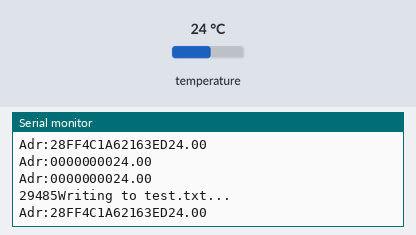
Bench run of a sketch on a simulated Arduino Uno, built with avr-gcc and run on an emulated ATmega328P. Shown: the last lines printed to the serial monitor. The test bench sets the inputs (shaded band); at power-on: temperature 24 °C. The local clock reads 2024-03-15 10:24:30 at power-on unless the sketch sets it; storage starts empty; the modem accepts every AT command (registered, SIM ready, sends succeed) and sends nothing else.

Above: at 3.2 s.
3.3 s: temperature set to 10.5 °C
At 3.87 s:
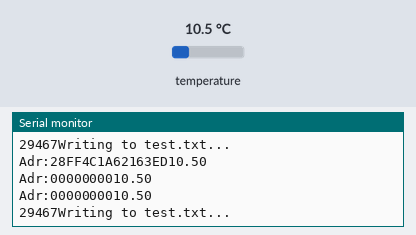
6.3 s: temperature set to 9.2 °C
At 6.39 s:
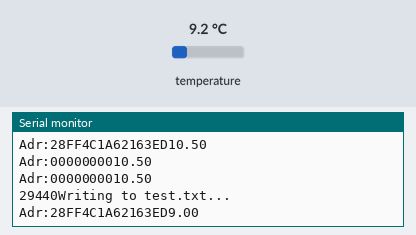
Timing chart, 0 to 9.3 s (numbered marks = the images above; inputs shaded):
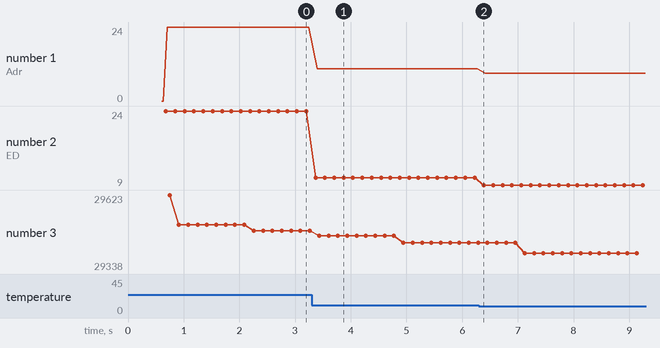

Measured:
- the behaviour switches between 10 and 9.9 °C on temperature (found by bisection; images 1 and 2)
- after the input at 3.3 s, the serial monitor: prints a new line after 0.07 s (image 1)
- after the input at 6.3 s, the serial monitor: prints a new line after 0.09 s (image 2)
- plotted number 1: 24 → 10.5 after the input at 3.3 s, 10.5 → 9 after the input at 6.3 s
- plotted number 2: 24 → 10.5 after the input at 3.3 s, 10.5 → 9 after the input at 6.3 s

The sketch:

ARAPIS_temperatures_email.ino
```cpp
//#define _STORE "GNR"
//#define _STORE "PNX"
//#define _STORE "OVR"
//#define _STORE "TEI"
//#define _STORE "ZKN"
//#define _STORE "BRX"
#define _STORE "LAB"

//#define _SMTP_HELO "HELO KRONOS" //needs to be tested
#define _SMTP_HELO "HELO smtp.hol.gr\n"
#define _SMTP_FROM "MAIL FROM: <seremetis@hol.gr>\n"

#define _DEBUGMODE 1 //set to 1 for debug mode, it prints more stuff to the serial and increases sketch size
#define _SETMODE 1 //use this to set alarm thresholds
//#define _ENABLE_GSM 1 //set to 0 if you don't have a GSM shield
//#define _ENABLE_EMAIL 1  //set to 0 if you do not want to send email alerts

//#include <avr/pgmspace.h>  //we could use progmem to handle the strings without killing our RAM
#include <SPI.h>
#include <Ethernet.h>
#include <OneWire.h>
#include <DallasTemperature.h>
#include <Wire.h>
#include <SoftwareSerial.h>
SoftwareSerial cell(2,3); //create a software serial port for the GSM module
#include "RTClib.h"
RTC_DS1307 RTC;

#include <SdFat.h>
SdFat sd;
SdFile myFile;

const int chipSelect = 4; //sd chipselect pin

byte lastMinute = 0;
byte alarmFlag;
unsigned long notificationTime = 0;
const unsigned long timeBeetweenNotifications = 3600000; //do not send another notification in the same hour
const char* emailRecipients[] = {
  "<bill@seremetis.net>", "<bserem@gmail.com>", "<tserem@gmail.com>", "<malatar@hol.gr>" };
const  char* mobileRecipients[] = { "6997047042", "6993730101" };
const byte peopleToNotify = 1; //how many from the above list to notify, by order of precedence
String textmessage = String();
String datastring = String();
String convertionChar = String(4);
int recordId = 0;

//network configuration
byte mac[] = {
  0x90, 0xA2, 0xDA, 0x0D, 0x69, 0xB3 }; //physical mac address
byte ip[] = {
  10, 10, 15, 71 }; // ip in lan
byte subnet[] = {
  255, 255, 255, 0 };
byte gateway[] = {
  10, 10, 15, 1 };
byte mydns[] = {
//  8, 8, 8, 8 }; //google dns
  208, 67, 222, 222 }; //opendns
byte smtp[] = {
  //  192, 168, 1, 11 }; //kronos
  194, 30, 193, 52 };  //smtp.hol.gr

EthernetClient client;

// Data wire is plugged into port # on the Arduino
#define ONE_WIRE_BUS 7
#define TEMPERATURE_PRECISION 9

// Setup a oneWire instance to communicate with any OneWire devices (not just Maxim/Dallas temperature ICs)
OneWire oneWire(ONE_WIRE_BUS);

// Pass our oneWire reference to Dallas Temperature.
DallasTemperature sensors(&oneWire);

// arrays to hold device addresses
const byte NUMBER_OF_SENSORS = 3;
DeviceAddress thermos[NUMBER_OF_SENSORS];

/* MY DEVICES
once development has completed devices should be declared instead of searched at boot
0x28, 0x1C, 0xF6, 0x14, 0x04, 0x00, 0x00, 0xAA
0x28, 0x3C, 0xE7, 0x14, 0x04, 0x00, 0x00, 0xAD
*/


void setup() {
  //Start Services (libraries that is)
  Ethernet.begin(mac, ip, mydns, gateway, subnet);
  Serial.begin(9600);
  Wire.begin();
  RTC.begin();

  //Initialize GSM Module
  cell.begin(9600);
//  delay(35000); //insert 35sec delay for the SIM card to connect to the network
  cell.print(F("AT+SBAND=4\r\n")); //Set GSM to Cosmote/Wind. Look here: http://roamtheworldcellphones.com/gsmgreece
  delay(500);
  //GSM should be fine by now

  if (! RTC.isrunning()) {
    Serial.print(F("RTC is NOT running!\n"));
    // following line sets the RTC to the date & time this sketch was compiled
    RTC.adjust(DateTime(__DATE__, __TIME__));
  }

  // Start up the DallasTemperature library
  sensors.begin();

#if _DEBUGMODE
  // so I can keep track of what is loaded
//  Serial.print("email with hol of temp sensors\nlocal ip: ");
  Serial.print(Ethernet.localIP());

  // locate devices on the bus
  Serial.print(F("\r\nFound "));
//  Serial.print("Found ");
  Serial.print(sensors.getDeviceCount(), DEC);
  Serial.print(F(" devices.\nParasite: "));
  // report parasite power requirements
//  Serial.print("Parasite: ");
  if (sensors.isParasitePowerMode()) Serial.print(F("ON\r\n"));
  else Serial.print(F("OFF\r\n"));
#endif

  // assign address manually.  the addresses below will beed to be changed
  // to valid device addresses on your bus.  device address can be retrieved
  // by using either oneWire.search(deviceAddress) or individually via
  // sensors.getAddress(deviceAddress, index)
  //t1 = { 0x28, 0x1D, 0x39, 0x31, 0x2, 0x0, 0x0, 0xF0 };
  //t2   = { 0x28, 0x3F, 0x1C, 0x31, 0x2, 0x0, 0x0, 0x2 };

  // search for devices on the bus and assign based on an index.  ideally,
  // you would do this to initially discover addresses on the bus and then
  // use those addresses and manually assign them (see above) once you know
  // the devices on your bus (and assuming they don't change).
  //
  // method 1: by index
  //  if (!sensors.getAddress(t1, 0)) Serial.println("Unable to find address for Device 0");
  //  if (!sensors.getAddress(t2, 1)) Serial.println("Unable to find address for Device 1");

  // method 2: search()
  // search() looks for the next device. Returns 1 if a new address has been
  // returned. A zero might mean that the bus is shorted, there are no devices,
  // or you have already retrieved all of them.  It might be a good idea to
  // check the CRC to make sure you didn't get garbage.  The order is
  // deterministic. You will always get the same devices in the same order
  //
  // Must be called before search()
  oneWire.reset_search();
  for (int i = 0; i < NUMBER_OF_SENSORS; i++) {
    // assigns the first address found to t1
    if (!oneWire.search(thermos[i])) {
      Serial.print(F("err")); //found an error
      Serial.print(i);
    }
    Serial.print(F("\nAdr:"));
    printAddress(thermos[i]);

    // set the resolution to 9 bit
    sensors.setResolution(thermos[i], TEMPERATURE_PRECISION);

    Serial.print(F("\nRes:"));
    Serial.print(sensors.getResolution(thermos[i]), DEC);
  }

#if _SETMODE
  sensors.setLowAlarmTemp(thermos[0], 25);
  sensors.setHighAlarmTemp(thermos[0], 31);
  sensors.setLowAlarmTemp(thermos[1], 25);
  sensors.setHighAlarmTemp(thermos[1], 31);
  sensors.setLowAlarmTemp(thermos[2], 25);
  sensors.setHighAlarmTemp(thermos[2], 31);
#endif

//SendSMS(0); //just for testing

}

// function to print a device address
void printAddress(DeviceAddress deviceAddress)
{
  for (uint8_t i = 0; i < 8; i++)
  {
    // zero pad the address if necessary
//    if (deviceAddress[i] < 16) Serial.print("0");
    Serial.print(deviceAddress[i], HEX);
  }
}

/*
 // function to print the temperature for a device
 void printTemperature(DeviceAddress deviceAddress)
 {
 float tempC = sensors.getTempC(deviceAddress);
 Serial.print("Temp C: ");
 Serial.print(tempC);
 }

 // function to print a device's resolution
 void printResolution(DeviceAddress deviceAddress)
 {
 Serial.print("Resolution: ");
 Serial.print(sensors.getResolution(deviceAddress));
 Serial.println();
 }

 // main function to print information about a device
 void printData(DeviceAddress deviceAddress)
 {
 Serial.print("Device Address: ");
 printAddress(deviceAddress);
 Serial.print(" ");
 printTemperature(deviceAddress);
 Serial.println();
 }
 */

float myGetTemperature(DeviceAddress deviceAddress)
{
  return sensors.getTempC(deviceAddress);
}

// main function to print information about a device
void printData(DeviceAddress deviceAddress)
{
  Serial.print("\nAdr:");
  printAddress(deviceAddress);
   Serial.print(myGetTemperature(deviceAddress));
/*   int temp1 = myGetTemperature(deviceAddress);
   datastring = String(temp1);
   Serial.print(temp1);
*/
}

void checkAlarm(DeviceAddress deviceAddress)
{
  if (sensors.hasAlarm(deviceAddress))
  {
    Serial.print(F("\nALARM: "));
    printData(deviceAddress);
    alarmFlag = 1;
  }
}

void printDigits(int digits){
  // utility function for digital clock display: prints preceding colon and leading 0
  Serial.print(":");
  if(digits < 10)
    Serial.print('0');
  Serial.print(digits);
}

#if _DEBUGMODE
void printWiznetBuffer() {
  char c = client.read();
  for (int i=0; i<1000; i++){
    c = client.read();
    Serial.print(c);
  }
}

int freeRam () {
  extern int __heap_start, *__brkval;
  int v;
  return (int) &v - (__brkval == 0 ? (int) &__heap_start : (int) __brkval);
}

void dummyMail(int recipientId) {
  Serial.print(emailRecipients[recipientId]);
  Serial.print("\r\n");
  notificationTime = millis();
}
#endif

void SendEmail(int recipientId) {
  boolean connectionSuccessfull = false;
  boolean mailSent = false;
  while (!mailSent) {
    if (client.connect(smtp, 25)) {
      Serial.print(F("conOk\n"));
      connectionSuccessfull = true;
    }
    else {
      Serial.print(F("conFail\n"));
    }
    delay(2000);
    if (client.available() && connectionSuccessfull) {
//      Serial.print("Sending email\r\n");
      client.print(F(_SMTP_HELO));
      delay(50);
      client.print(F(_SMTP_FROM));
      delay(50);
      client.print(F("RCPT TO:"));
      client.print(emailRecipients[recipientId]);
      delay(50);
      client.print(F("\nDATA\n"));
      delay(50);
      client.print(F("From: <seremetis@hol.gr>\nTO: "));
//      client.print("TO: ");
      client.print(emailRecipients[recipientId]);
      client.print(F("\nSUBJECT: 3A\n\n"));
      client.print(F(_STORE));
      client.print(F("\nTEST MAIL\n"));
      //client.print(textmessage);
      client.print(F(".\n"));
      delay(100);
      client.print(F("QUIT\n"));
      notificationTime = millis();
#if _DEBUGMODE
      printWiznetBuffer();
#endif
//      Serial.print("ok\r\n");
      mailSent = true;
      client.stop();
    }
    else {
      Serial.print(F("conFail2\n"));
    }
  }
}

void SendSMS(int phoneId) {
  //  StartSMS
  cell.print(F("AT+CMGF=1\r\n")); // set SMS mode to text
  cell.print(F("AT+CMGS=\""));
  cell.print(mobileRecipients[phoneId]);
  cell.print(F("\"\r\n"));
  delay(500);

  //SendSMS main body
  cell.print(textmessage);

  //  EndSMS
  delay(500);
  cell.write(26);
  delay(500);
  Serial.print(textmessage);
  Serial.print(F("\nsent to: "));
  Serial.print(mobileRecipients[phoneId]);

  notificationTime = millis();
}

void loop(){
  datastring = "";
  DateTime now = RTC.now();
//  if (now.minute() != lastMinute) {
  if (1){

//    Serial.print("Requesting temperatures...");
    // call sensors.requestTemperatures() to issue a global temperature
    // request to all devices on the bus
    sensors.requestTemperatures();

//    Serial.print("\n");
//    Serial.print(now.hour());
//    printDigits(now.minute());
//    printDigits(now.second());
//    Serial.print(" ");
//    Serial.print(now.day());
//    Serial.print("/");
//    Serial.print(now.month());
//    Serial.print("/");
//    Serial.print(now.year());
//    Serial.print("\r\n");
    lastMinute = now.minute();

    for (int i = 0; i < 3; i++){
      printData(thermos[i]);
      checkAlarm(thermos[i]);
    }

    if((millis() - notificationTime > timeBeetweenNotifications)) {
      notificationTime = 0;
      alarmFlag = 0;
    }

    //send emails at first
    if ((notificationTime == 0) && alarmFlag) {
      for (int i = 0; i < peopleToNotify; i++) {
//        SendEmail(i);
#if _DEBUGMODE
        dummyMail(i);
#endif
      }
      //send sms after emails, because they need more time to be completed
      for (int i=0; i<peopleToNotify; i++) {
//           SendSMS(i);
      }
    }

//#if _DEBUGMODE
    Serial.print(F("\n\n"));
    Serial.print(freeRam());
//#endif

    logToSD();
    recordId++;
  }
}

void logToSD() {
  if (!sd.begin(chipSelect, SPI_HALF_SPEED)) sd.initErrorHalt();

  // open the file for write at end like the Native SD library
  if (!myFile.open("test.txt", O_RDWR | O_CREAT | O_AT_END)) {
    sd.errorHalt("open fail");
  }

  // if the file opened okay, write to it:
  Serial.print("Writing to test.txt...\r\n");
  myFile.print(recordId);

  // close the file:
  myFile.close();
}
```
